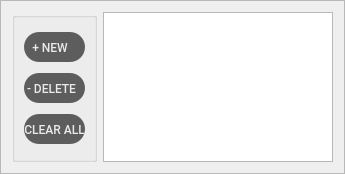
           <widget class="QFrame" name="frame_3">
            <property name="frameShape">
             <enum>QFrame::StyledPanel</enum>
            </property>
            <property name="frameShadow">
             <enum>QFrame::Raised</enum>
            </property>
            <layout class="QHBoxLayout" name="horizontalLayout_2">
             <item>
              <widget class="QGroupBox" name="dataButtonGroupBox">
               <property name="sizePolicy">
                <sizepolicy hsizetype="Fixed" vsizetype="Fixed">
                 <horstretch>0</horstretch>
                 <verstretch>0</verstretch>
                </sizepolicy>
               </property>
               <property name="minimumSize">
                <size>
                 <width>80</width>
                 <height>150</height>
                </size>
               </property>
               <property name="maximumSize">
                <size>
                 <width>200</width>
                 <height>16777215</height>
                </size>
               </property>
               <property name="title">
                <string/>
               </property>
               <layout class="QVBoxLayout" name="verticalLayout_8">
                <item>
                 <widget class="QPushButton" name="newRowButton">
                  <property name="sizePolicy">
                   <sizepolicy hsizetype="Preferred" vsizetype="Fixed">
                    <horstretch>0</horstretch>
                    <verstretch>0</verstretch>
                   </sizepolicy>
                  </property>
                  <property name="minimumSize">
                   <size>
                    <width>0</width>
                    <height>30</height>
                   </size>
                  </property>
                  <property name="palette">
                   <palette>
                    <active>
                     <colorrole role="Button">
                      <brush brushstyle="SolidPattern">
                       <color alpha="255">
                        <red>93</red>
                        <green>93</green>
                        <blue>93</blue>
                       </color>
                      </brush>
                     </colorrole>
                     <colorrole role="ButtonText">
                      <brush brushstyle="SolidPattern">
                       <color alpha="255">
                        <red>234</red>
                        <green>234</green>
                        <blue>234</blue>
                       </color>
                      </brush>
                     </colorrole>
                     <colorrole role="Base">
                      <brush brushstyle="SolidPattern">
                       <color alpha="255">
                        <red>93</red>
                        <green>93</green>
                        <blue>93</blue>
                       </color>
                      </brush>
                     </colorrole>
                     <colorrole role="Window">
                      <brush brushstyle="SolidPattern">
                       <color alpha="255">
                        <red>93</red>
                        <green>93</green>
                        <blue>93</blue>
                       </color>
                      </brush>
                     </colorrole>
                    </active>
                    <inactive>
                     <colorrole role="Button">
                      <brush brushstyle="SolidPattern">
                       <color alpha="255">
                        <red>93</red>
                        <green>93</green>
                        <blue>93</blue>
                       </color>
                      </brush>
                     </colorrole>
                     <colorrole role="ButtonText">
                      <brush brushstyle="SolidPattern">
                       <color alpha="255">
                        <red>234</red>
                        <green>234</green>
                        <blue>234</blue>
                       </color>
                      </brush>
                     </colorrole>
                     <colorrole role="Base">
                      <brush brushstyle="SolidPattern">
                       <color alpha="255">
                        <red>93</red>
                        <green>93</green>
                        <blue>93</blue>
                       </color>
                      </brush>
                     </colorrole>
                     <colorrole role="Window">
                      <brush brushstyle="SolidPattern">
                       <color alpha="255">
                        <red>93</red>
                        <green>93</green>
                        <blue>93</blue>
                       </color>
                      </brush>
                     </colorrole>
                    </inactive>
                    <disabled>
                     <colorrole role="Button">
                      <brush brushstyle="SolidPattern">
                       <color alpha="255">
                        <red>93</red>
                        <green>93</green>
                        <blue>93</blue>
                       </color>
                      </brush>
                     </colorrole>
                     <colorrole role="ButtonText">
                      <brush brushstyle="SolidPattern">
                       <color alpha="255">
                        <red>120</red>
                        <green>120</green>
                        <blue>120</blue>
                       </color>
                      </brush>
                     </colorrole>
                     <colorrole role="Base">
                      <brush brushstyle="SolidPattern">
                       <color alpha="255">
                        <red>93</red>
                        <green>93</green>
                        <blue>93</blue>
                       </color>
                      </brush>
                     </colorrole>
                     <colorrole role="Window">
                      <brush brushstyle="SolidPattern">
                       <color alpha="255">
                        <red>93</red>
                        <green>93</green>
                        <blue>93</blue>
                       </color>
                      </brush>
                     </colorrole>
                    </disabled>
                   </palette>
                  </property>
                  <property name="font">
                   <font>
                    <family>Roboto Medium</family>
                    <pointsize>9</pointsize>
                   </font>
                  </property>
                  <property name="toolTip">
                   <string notr="true"/>
                  </property>
                  <property name="styleSheet">
                   <string notr="true">QPushButton {
	border: 0px solid rgb(52, 59, 72);
	border-radius: 15px;	
	background-color: rgb(93, 93, 93);
}
QPushButton:hover {
	background-color: rgb(196, 150, 250);
	border: 0px solid rgb(61, 70, 86);
}
QPushButton:pressed {	
	background-color: rgb(196, 150, 250);
	border: 0px solid rgb(43, 50, 61);
}</string>
                  </property>
                  <property name="text">
                   <string notr="true">+ NEW   </string>
                  </property>
                 </widget>
                </item>
                <item>
                 <widget class="QPushButton" name="deleteRowButton">
                  <property name="sizePolicy">
                   <sizepolicy hsizetype="Preferred" vsizetype="Fixed">
                    <horstretch>0</horstretch>
                    <verstretch>0</verstretch>
                   </sizepolicy>
                  </property>
                  <property name="minimumSize">
                   <size>
                    <width>0</width>
                    <height>30</height>
                   </size>
                  </property>
                  <property name="palette">
                   <palette>
                    <active>
                     <colorrole role="WindowText">
                      <brush brushstyle="SolidPattern">
                       <color alpha="255">
                        <red>188</red>
                        <green>188</green>
                        <blue>188</blue>
                       </color>
                      </brush>
                     </colorrole>
                     <colorrole role="Button">
                      <brush brushstyle="SolidPattern">
                       <color alpha="255">
                        <red>93</red>
                        <green>93</green>
                        <blue>93</blue>
                       </color>
                      </brush>
                     </colorrole>
                     <colorrole role="ButtonText">
                      <brush brushstyle="SolidPattern">
                       <color alpha="255">
                        <red>234</red>
                        <green>234</green>
                        <blue>234</blue>
                       </color>
                      </brush>
                     </colorrole>
                     <colorrole role="Base">
                      <brush brushstyle="SolidPattern">
                       <color alpha="255">
                        <red>93</red>
                        <green>93</green>
                        <blue>93</blue>
                       </color>
                      </brush>
                     </colorrole>
                     <colorrole role="Window">
                      <brush brushstyle="SolidPattern">
                       <color alpha="255">
                        <red>93</red>
                        <green>93</green>
                        <blue>93</blue>
                       </color>
                      </brush>
                     </colorrole>
                    </active>
                    <inactive>
                     <colorrole role="WindowText">
                      <brush brushstyle="SolidPattern">
                       <color alpha="255">
                        <red>188</red>
                        <green>188</green>
                        <blue>188</blue>
                       </color>
                      </brush>
                     </colorrole>
                     <colorrole role="Button">
                      <brush brushstyle="SolidPattern">
                       <color alpha="255">
                        <red>93</red>
                        <green>93</green>
                        <blue>93</blue>
                       </color>
                      </brush>
                     </colorrole>
                     <colorrole role="ButtonText">
                      <brush brushstyle="SolidPattern">
                       <color alpha="255">
                        <red>234</red>
                        <green>234</green>
                        <blue>234</blue>
                       </color>
                      </brush>
                     </colorrole>
                     <colorrole role="Base">
                      <brush brushstyle="SolidPattern">
                       <color alpha="255">
                        <red>93</red>
                        <green>93</green>
                        <blue>93</blue>
                       </color>
                      </brush>
                     </colorrole>
                     <colorrole role="Window">
                      <brush brushstyle="SolidPattern">
                       <color alpha="255">
                        <red>93</red>
                        <green>93</green>
                        <blue>93</blue>
                       </color>
                      </brush>
                     </colorrole>
                    </inactive>
                    <disabled>
                     <colorrole role="WindowText">
                      <brush brushstyle="SolidPattern">
                       <color alpha="255">
                        <red>120</red>
                        <green>120</green>
                        <blue>120</blue>
                       </color>
                      </brush>
                     </colorrole>
                     <colorrole role="Button">
                      <brush brushstyle="SolidPattern">
                       <color alpha="255">
                        <red>93</red>
                        <green>93</green>
                        <blue>93</blue>
                       </color>
                      </brush>
                     </colorrole>
                     <colorrole role="ButtonText">
                      <brush brushstyle="SolidPattern">
                       <color alpha="255">
                        <red>120</red>
                        <green>120</green>
                        <blue>120</blue>
                       </color>
                      </brush>
                     </colorrole>
                     <colorrole role="Base">
                      <brush brushstyle="SolidPattern">
                       <color alpha="255">
                        <red>93</red>
                        <green>93</green>
                        <blue>93</blue>
                       </color>
                      </brush>
                     </colorrole>
                     <colorrole role="Window">
                      <brush brushstyle="SolidPattern">
                       <color alpha="255">
                        <red>93</red>
                        <green>93</green>
                        <blue>93</blue>
                       </color>
                      </brush>
                     </colorrole>
                    </disabled>
                   </palette>
                  </property>
                  <property name="font">
                   <font>
                    <family>Roboto Medium</family>
                    <pointsize>9</pointsize>
                   </font>
                  </property>
                  <property name="toolTip">
                   <string notr="true"/>
                  </property>
                  <property name="styleSheet">
                   <string notr="true">QPushButton {
	border: 0px solid rgb(52, 59, 72);
	border-radius: 15px;	
	background-color: rgb(93, 93, 93);
}
QPushButton:hover {
	background-color: rgb(196, 150, 250);
	border: 0px solid rgb(61, 70, 86);
}
QPushButton:pressed {	
	background-color: rgb(196, 150, 250);
	border: 0px solid rgb(43, 50, 61);
}</string>
                  </property>
                  <property name="text">
                   <string notr="true">- DELETE  </string>
                  </property>
                 </widget>
                </item>
                <item>
                 <widget class="QPushButton" name="clearAllButton">
                  <property name="sizePolicy">
                   <sizepolicy hsizetype="Preferred" vsizetype="Fixed">
                    <horstretch>0</horstretch>
                    <verstretch>0</verstretch>
                   </sizepolicy>
                  </property>
                  <property name="minimumSize">
                   <size>
                    <width>0</width>
                    <height>30</height>
                   </size>
                  </property>
                  <property name="palette">
                   <palette>
                    <active>
                     <colorrole role="WindowText">
                      <brush brushstyle="SolidPattern">
                       <color alpha="255">
                        <red>188</red>
                        <green>188</green>
                        <blue>188</blue>
                       </color>
                      </brush>
                     </colorrole>
                     <colorrole role="Button">
                      <brush brushstyle="SolidPattern">
                       <color alpha="255">
                        <red>93</red>
                        <green>93</green>
                        <blue>93</blue>
                       </color>
                      </brush>
                     </colorrole>
                     <colorrole role="ButtonText">
                      <brush brushstyle="SolidPattern">
                       <color alpha="255">
                        <red>234</red>
                        <green>234</green>
                        <blue>234</blue>
                       </color>
                      </brush>
                     </colorrole>
                     <colorrole role="Base">
                      <brush brushstyle="SolidPattern">
                       <color alpha="255">
                        <red>93</red>
                        <green>93</green>
                        <blue>93</blue>
                       </color>
                      </brush>
                     </colorrole>
                     <colorrole role="Window">
                      <brush brushstyle="SolidPattern">
                       <color alpha="255">
                        <red>93</red>
                        <green>93</green>
                        <blue>93</blue>
                       </color>
                      </brush>
                     </colorrole>
                    </active>
                    <inactive>
                     <colorrole role="WindowText">
                      <brush brushstyle="SolidPattern">
                       <color alpha="255">
                        <red>188</red>
                        <green>188</green>
                        <blue>188</blue>
                       </color>
                      </brush>
                     </colorrole>
                     <colorrole role="Button">
                      <brush brushstyle="SolidPattern">
                       <color alpha="255">
                        <red>93</red>
                        <green>93</green>
                        <blue>93</blue>
                       </color>
                      </brush>
                     </colorrole>
                     <colorrole role="ButtonText">
                      <brush brushstyle="SolidPattern">
                       <color alpha="255">
                        <red>234</red>
                        <green>234</green>
                        <blue>234</blue>
                       </color>
                      </brush>
                     </colorrole>
                     <colorrole role="Base">
                      <brush brushstyle="SolidPattern">
                       <color alpha="255">
                        <red>93</red>
                        <green>93</green>
                        <blue>93</blue>
                       </color>
                      </brush>
                     </colorrole>
                     <colorrole role="Window">
                      <brush brushstyle="SolidPattern">
                       <color alpha="255">
                        <red>93</red>
                        <green>93</green>
                        <blue>93</blue>
                       </color>
                      </brush>
                     </colorrole>
                    </inactive>
                    <disabled>
                     <colorrole role="WindowText">
                      <brush brushstyle="SolidPattern">
                       <color alpha="255">
                        <red>120</red>
                        <green>120</green>
                        <blue>120</blue>
                       </color>
                      </brush>
                     </colorrole>
                     <colorrole role="Button">
                      <brush brushstyle="SolidPattern">
                       <color alpha="255">
                        <red>93</red>
                        <green>93</green>
                        <blue>93</blue>
                       </color>
                      </brush>
                     </colorrole>
                     <colorrole role="ButtonText">
                      <brush brushstyle="SolidPattern">
                       <color alpha="255">
                        <red>120</red>
                        <green>120</green>
                        <blue>120</blue>
                       </color>
                      </brush>
                     </colorrole>
                     <colorrole role="Base">
                      <brush brushstyle="SolidPattern">
                       <color alpha="255">
                        <red>93</red>
                        <green>93</green>
                        <blue>93</blue>
                       </color>
                      </brush>
                     </colorrole>
                     <colorrole role="Window">
                      <brush brushstyle="SolidPattern">
                       <color alpha="255">
                        <red>93</red>
                        <green>93</green>
                        <blue>93</blue>
                       </color>
                      </brush>
                     </colorrole>
                    </disabled>
                   </palette>
                  </property>
                  <property name="font">
                   <font>
                    <family>Roboto Medium</family>
                    <pointsize>9</pointsize>
                   </font>
                  </property>
                  <property name="toolTip">
                   <string notr="true"/>
                  </property>
                  <property name="styleSheet">
                   <string notr="true">QPushButton {
	border: 0px solid rgb(52, 59, 72);
	border-radius: 15px;	
	background-color: rgb(93, 93, 93);
}
QPushButton:hover {
	background-color: rgb(196, 150, 250);
	border: 0px solid rgb(61, 70, 86);
}
QPushButton:pressed {	
	background-color: rgb(196, 150, 250);
	border: 0px solid rgb(43, 50, 61);
}</string>
                  </property>
                  <property name="text">
                   <string notr="true">CLEAR ALL</string>
                  </property>
                 </widget>
                </item>
               </layout>
              </widget>
             </item>
             <item>
              <widget class="ListView" name="datasetListView">
               <property name="sizePolicy">
                <sizepolicy hsizetype="Fixed" vsizetype="Fixed">
                 <horstretch>0</horstretch>
                 <verstretch>0</verstretch>
                </sizepolicy>
               </property>
               <property name="minimumSize">
                <size>
                 <width>0</width>
                 <height>150</height>
                </size>
               </property>
               <property name="maximumSize">
                <size>
                 <width>230</width>
                 <height>150</height>
                </size>
               </property>
               <property name="styleSheet">
                <string notr="true">QTableWidget {	
	background-color: rgb(39, 44, 54);
	padding: 10px;
	border-radius: 5px;
	gridline-color: rgb(44, 49, 60);
	border-bottom: 1px solid rgb(44, 49, 60);
}
QTableWidget::item{
	border-color: rgb(44, 49, 60);
	padding-left: 5px;
	padding-right: 5px;
	gridline-color: rgb(44, 49, 60);
}
QTableWidget::item:selected{
	background-color: rgb(85, 170, 255);
}
QScrollBar:horizontal {
    border: none;
    background: rgb(52, 59, 72);
    height: 14px;
    margin: 0px 21px 0 21px;
	border-radius: 0px;
}
 QScrollBar:vertical {
	border: none;
    background: rgb(52, 59, 72);
    width: 14px;
    margin: 21px 0 21px 0;
	border-radius: 0px;
 }
QHeaderView::section{
	Background-color: rgb(39, 44, 54);
	max-width: 30px;
	border: 1px solid rgb(44, 49, 60);
	border-style: none;
    border-bottom: 1px solid rgb(44, 49, 60);
    border-right: 1px solid rgb(44, 49, 60);
}
QTableWidget::horizontalHeader {	
	background-color: rgb(81, 255, 0);
}
QHeaderView::section:horizontal
{
    border: 1px solid rgb(32, 34, 42);
	background-color: rgb(27, 29, 35);
	padding: 3px;
	border-top-left-radius: 7px;
    border-top-right-radius: 7px;
}
QHeaderView::section:vertical
{
    border: 1px solid rgb(44, 49, 60);
}
</string>
               </property>
              </widget>
             </item>
            </layout>
           </widget>
